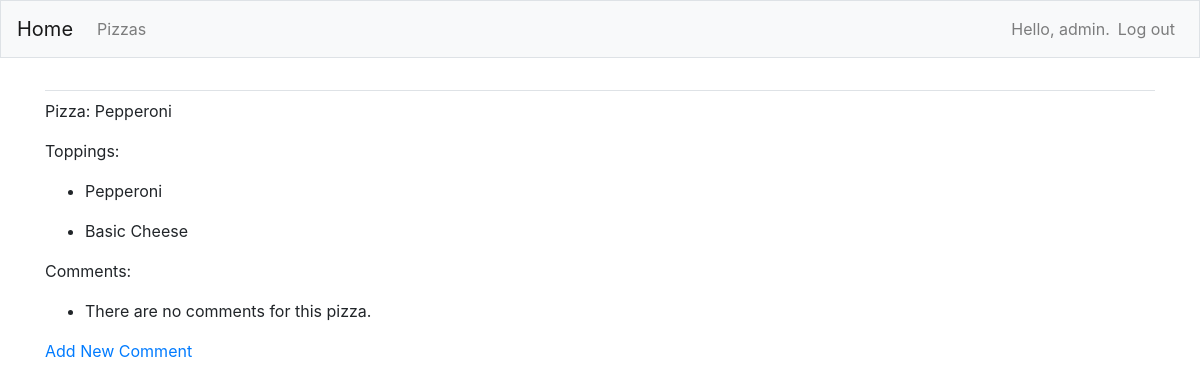
/pizza/2/ (signed in), run on the app's committed database.
### MainApp/models.py (models this page shows, shortened)
class Pizza(models.Model):
    pizza_name = models.CharField(max_length=200)

class Topping(models.Model):
    pizza = models.ForeignKey(Pizza, on_delete=models.CASCADE)
    toppings_name = models.CharField(max_length=200)

### MainApp/views.py (the view)
# urls.py: path("pizza/<int:pizza_id>/", views.pizza, name="pizza"),
def pizza(request, pizza_id):
    pizza = Pizza.objects.get(id=pizza_id)
    comments = pizza.comment_set.order_by("-date_added")
    toppings = pizza.topping_set.order_by("-toppings_name")
    context = {"pizza": pizza, "toppings": toppings, "comments": comments}
    return render(request, "MainApp/pizza.html", context)

### MainApp/templates/mainapp/pizza.html
{% extends 'MainApp/base.html' %}
{% block content %}
<p>
    Pizza: {{ pizza.pizza_name }}
</p>
<p>
    Toppings:
</p>
<ul>
    {% for t in toppings %}
    <li>
        <p>{{ t.toppings_name }}</p>
    </li>
    {% empty %}
    <li>
        There are no toppings for this pizza.
    </li>
    {% endfor %}
</ul>
<p>Comments:</p>
<ul>
    {% for c in comments %}
    <li>
        <p>{{c.text}}</p>
        <p>{{c.date_added}} by {{c.owner}}</p>
        {% if c.owner == request.user %}
        <p><a href="{% url 'edit_comment' c.id %}">Edit Comment</a></p>
        {% endif %}
    </li>
    {% empty %}
    <li>
        There are no comments for this pizza.
    </li>
    {% endfor %}
</ul>
<p><a href="{% url 'new_comment' pizza.id %}">Add New Comment</a></p>
{% endblock content %}

### MainApp/templates/mainapp/base.html (shortened to what this page needs)
{% load bootstrap4 %}
<!doctype html>
<html lang='en'>
<head>
    {% bootstrap_css %}
</head>
</html>
<body>
    <nav class="navbar navbar-expand-md navbar-light bg-light mb-4 border">
        <a class="navbar-brand" href="{% url 'index' %}">Home</a>
        <div class="collapse navbar-collapse" id="navbarCollapse">
            <ul class="navbar-nav mr-auto">
                <li class="nav-item">
                    <a class="nav-link" href="{% url 'pizzas' %}">
                        Pizzas
                    </a>
                </li>
            </ul>
            <ul class="navbar-nav ml-auto">
                {% if user.is_authenticated %}
                <li class="nav-item">
                    <span class="navbar-text" }">Hello, {{ user.username }}.</span>
                </li>
                <li class="nav-item">
                    <a class="nav-link" href="{% url 'users:logout' %}">Log out</a>
                </li>
                {% endif %}
            </ul>
        </div>
    </nav>
    <main role="main" class="container">
        <div class="pb-2 mb-2 border-bottom">
        </div>
        <div>
            {% block content %}{% endblock content %}
        </div>
    </main>
</body>
</html>

### data on the page
Pizza: pizza_name "Pepperoni"
Topping: toppings_name "Pepperoni"
Topping: toppings_name "Basic Cheese"

### other printed values
{{ user.username }} "admin"
